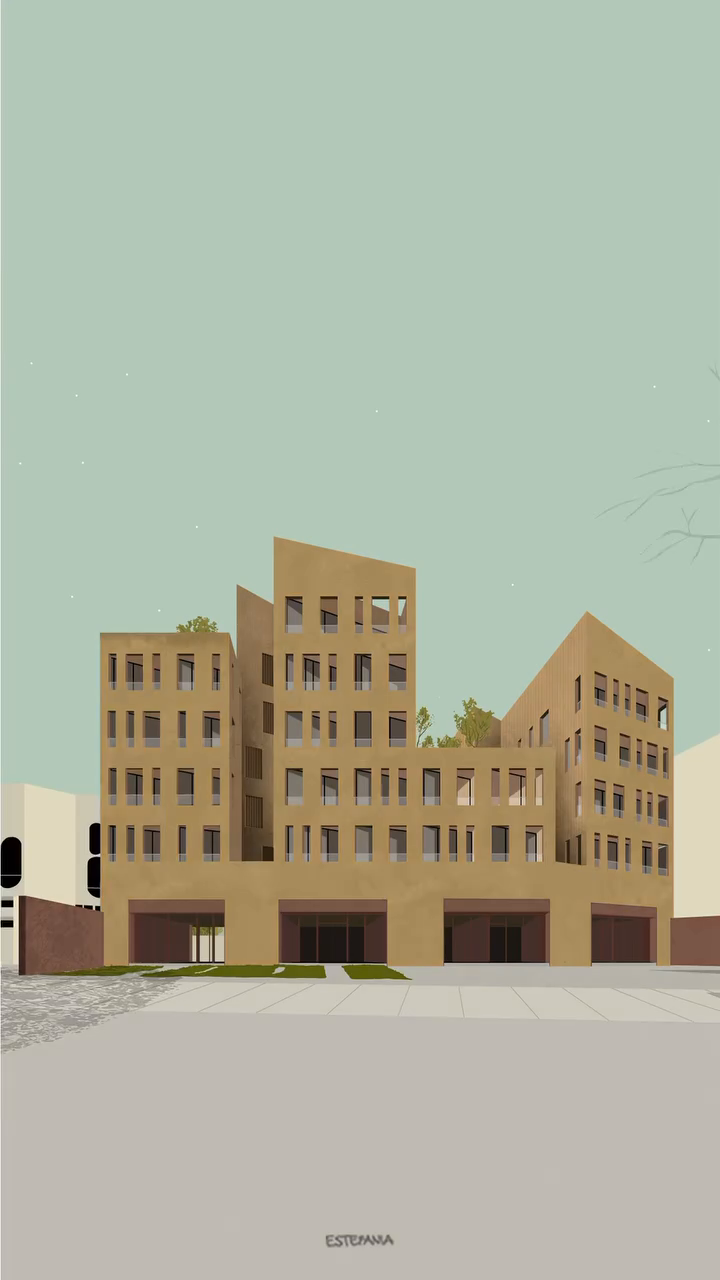
#> input picture frame 9 of labo8/prueba.mp4, 720 x 1280 px
$ python ejercicio1_la8_vis.py
#> lines starting #> are read from the running program, lines starting #| are printed output that depends on the picture; after the words box and inside, x2 and y2 are one past the last pixel; in counts of white or black regions, pixels touching at a corner belong together
import cv2  # Importar la librería OpenCV

# Cargar el video
video = cv2.VideoCapture('prueba.mp4')  # Reemplaza 'video.mp4' con la ruta de tu archivo de video

# Verificar si el video se ha cargado correctamente
if not video.isOpened():
    print("Error al cargar el video.")
    exit()

# Bucle para procesar cada cuadro del video
while True:
    # Leer cada cuadro del video
    ret, frame = video.read()
#> frame is the input picture: shape (1280, 720, 3); mean B, G, R 159.3, 177.7, 173.3

    # Si no hay más cuadros, salir del bucle sin cerrar las ventanas
    if not ret:
        print("Fin del video. Presiona cualquier tecla para cerrar.")
        break

    # Redimensionar el cuadro a 400x600 (ancho, alto)
    resized_frame = cv2.resize(frame, (400, 600))
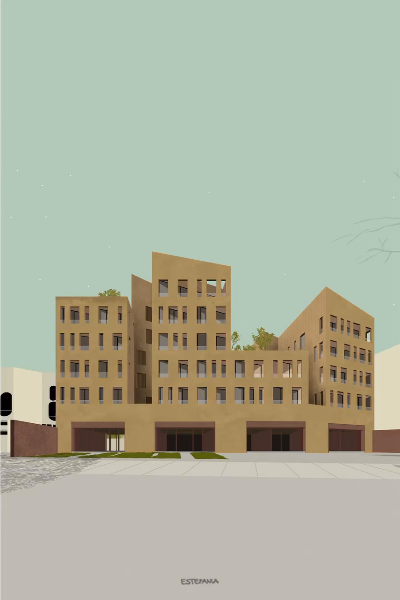
#> resized_frame: shape (600, 400, 3); mean B, G, R 159.3, 177.7, 173.3

    # Crear un detector de bordes con Canny y mostrar el resultado
    edges = cv2.Canny(resized_frame, 100, 200)
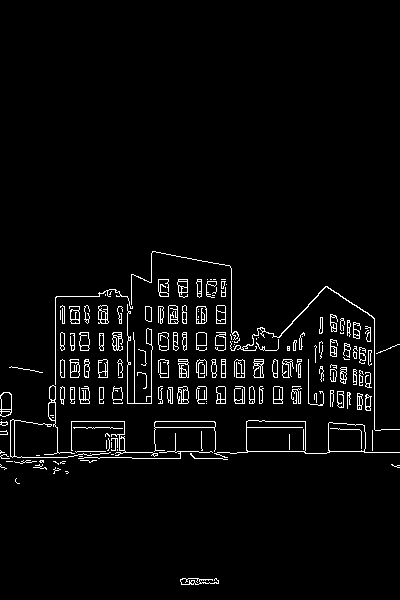
#> edges: shape (600, 400); 3.5% white in thin lines or dots, all inside (x1, y1, x2, y2) = (0, 251, 400, 585)

    # Dividir el cuadro en dos mitades y mostrarlas en ventanas separadas
    mitad_izquierda = resized_frame[:, :300]  # Mitad izquierda
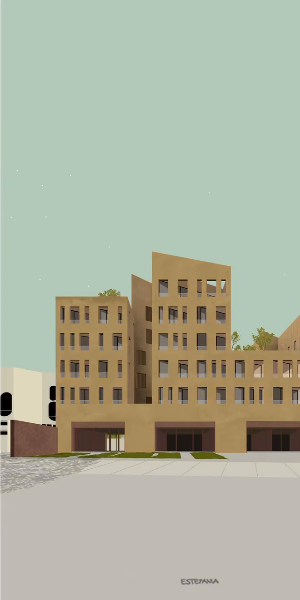
#> mitad_izquierda: shape (600, 300, 3); mean B, G, R 158, 176.5, 172.2
    mitad_derecha = resized_frame[:, 300:]    # Mitad derecha
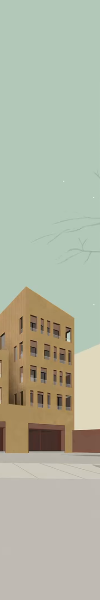
#> mitad_derecha: shape (600, 100, 3); mean B, G, R 163.1, 181.4, 176.8

    # Dividir el cuadro en cuatro cuadrantes y mostrarlos en ventanas separadas
    altura, ancho, _ = resized_frame.shape  # Obtener dimensiones del cuadro redimensionado
#> altura = 600; ancho = 400
    mitad_ancho, mitad_altura = ancho // 2, altura // 2  # Calcular la mitad del ancho y altura
#> mitad_ancho = 200; mitad_altura = 300

    # Crear cada cuadrante
    cuadrante_1 = resized_frame[:mitad_altura, :mitad_ancho]  # Superior izquierda
    cuadrante_2 = resized_frame[:mitad_altura, mitad_ancho:]  # Superior derecha
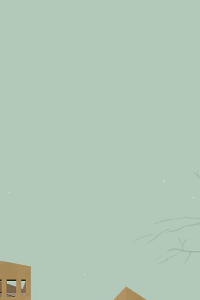
#> cuadrante_2: shape (300, 200, 3); mean B, G, R 181.9, 198.5, 177.6
    cuadrante_3 = resized_frame[mitad_altura:, :mitad_ancho]  # Inferior izquierda
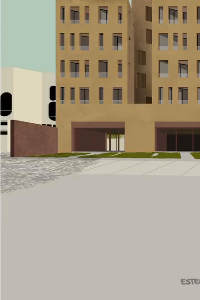
#> cuadrante_3: shape (300, 200, 3); mean B, G, R 136.1, 155.7, 166.7
    cuadrante_4 = resized_frame[mitad_altura:, mitad_ancho:]  # Inferior derecha
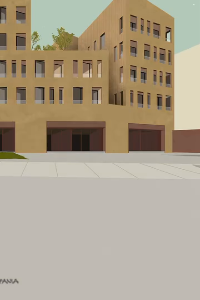
#> cuadrante_4: shape (300, 200, 3); mean B, G, R 139.8, 160.2, 172

    # Mostrar las distintas ventanas con resultados
    cv2.imshow('Video Original', resized_frame)  # Cuadro redimensionado original
    cv2.imshow('Bordes', edges)  # Cuadro con detector de bordes aplicado
    cv2.imshow('Mitad Izquierda', mitad_izquierda)  # Mitad izquierda
    cv2.imshow('Mitad Derecha', mitad_derecha)  # Mitad derecha
    cv2.imshow('Cuadrante 1 - Superior Izquierda', cuadrante_1)  # Cuadrante superior izquierda
    cv2.imshow('Cuadrante 2 - Superior Derecha', cuadrante_2)  # Cuadrante superior derecha
    cv2.imshow('Cuadrante 3 - Inferior Izquierda', cuadrante_3)  # Cuadrante inferior izquierda
    cv2.imshow('Cuadrante 4 - Inferior Derecha', cuadrante_4)  # Cuadrante inferior derecha

    # Presionar 'q' para salir del bucle durante la reproducción
    key = cv2.waitKey(1)
#> (key q is pressed here)
    if key == ord('q'):
        break


# Esperar a que el usuario presione una tecla para cerrar las ventanas
cv2.waitKey(0)  # Espera indefinidamente hasta que se presione una tecla
video.release()  # Libera el video capturado
cv2.destroyAllWindows()  # Cierra todas las ventanas de OpenCV

$ run again, starting later in the video
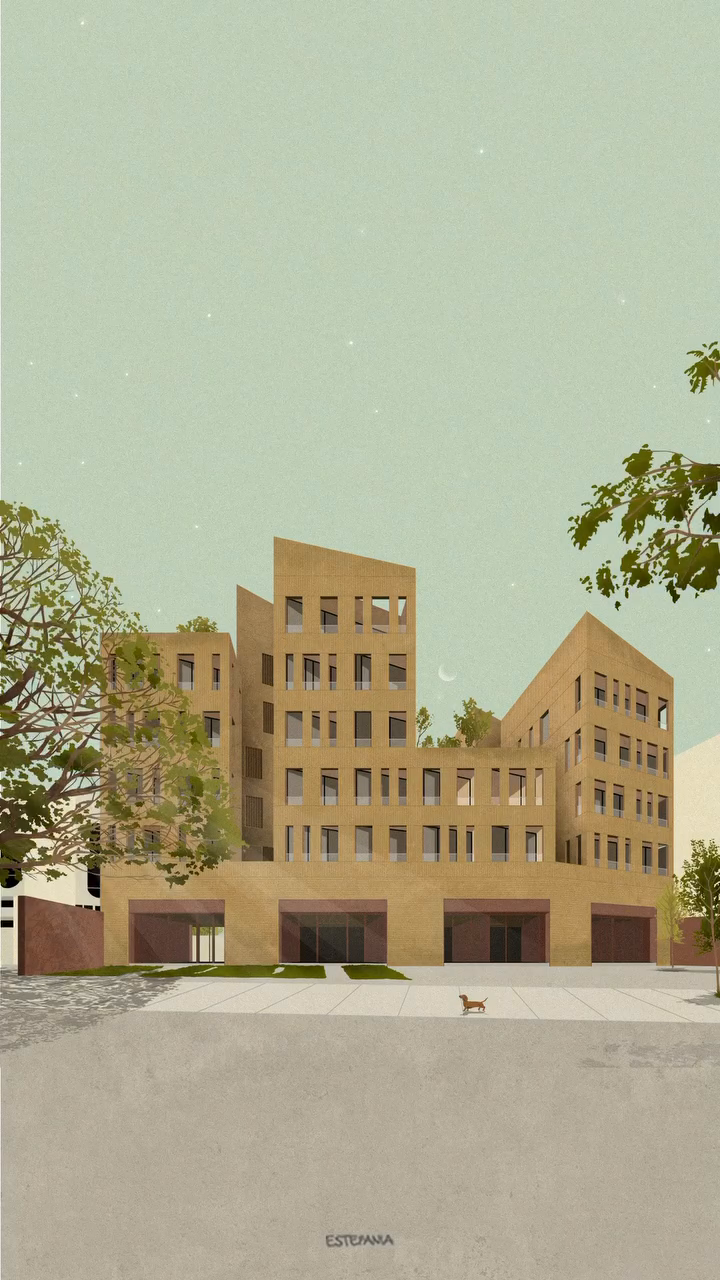
#> input picture frame 43 of labo8/prueba.mp4, 720 x 1280 px
#> frame is the input picture: shape (1280, 720, 3); mean B, G, R 146.1, 173.5, 174.7
#> `edges = cv2.Canny(resized_frame, 100, 200)`:
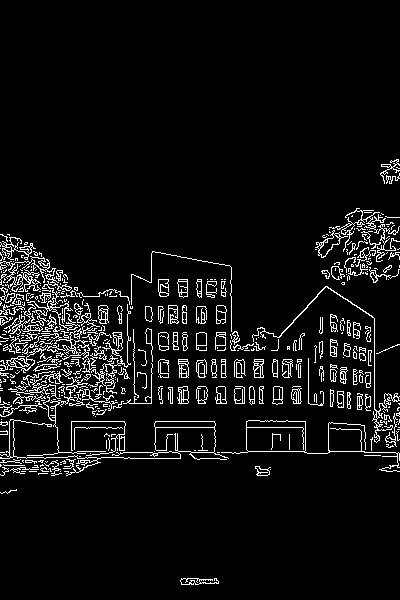
#> edges: shape (600, 400); 6.2% white in thin lines or dots, all inside (x1, y1, x2, y2) = (0, 159, 400, 585)
#> `cuadrante_4 = resized_frame[mitad_altura:, mitad_ancho:]`:
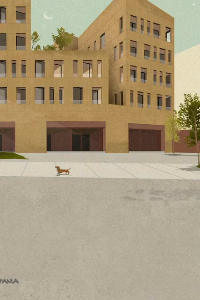
#> cuadrante_4: shape (300, 200, 3); mean B, G, R 125.4, 154.2, 169.6

$ run again, starting later in the video
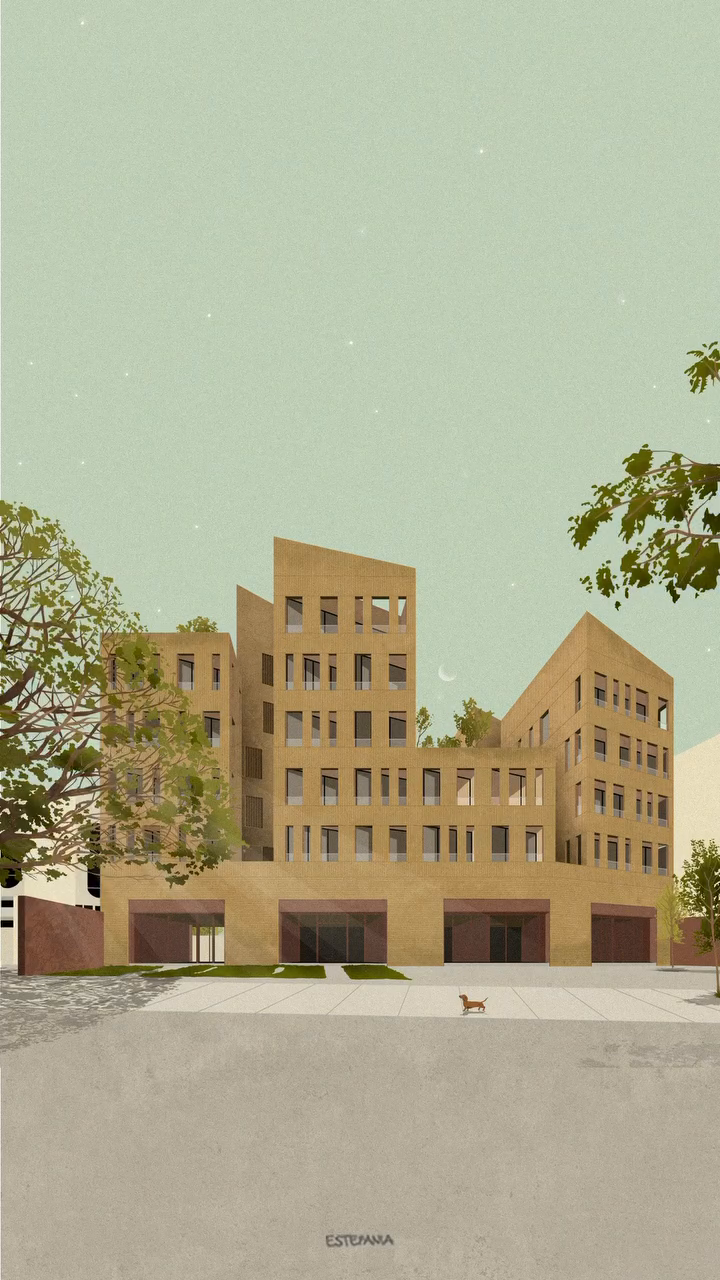
#> input picture frame 77 of labo8/prueba.mp4, 720 x 1280 px
#> frame is the input picture: shape (1280, 720, 3); mean B, G, R 145.7, 173.6, 175
#> `edges = cv2.Canny(resized_frame, 100, 200)`:
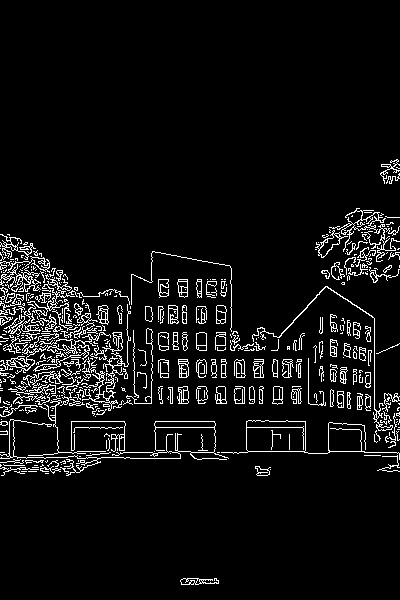
#> edges: shape (600, 400); 6.2% white in thin lines or dots, all inside (x1, y1, x2, y2) = (0, 159, 400, 585)
#> `cuadrante_4 = resized_frame[mitad_altura:, mitad_ancho:]`:
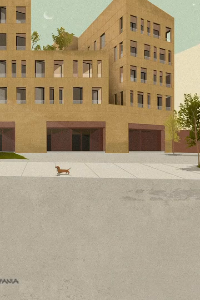
#> cuadrante_4: shape (300, 200, 3); mean B, G, R 125.1, 154.3, 170
